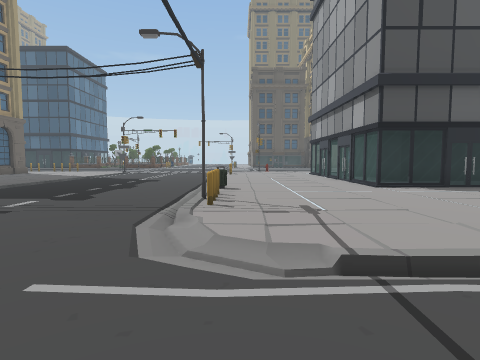
[1] (above)

24 first-person views from a walk through a Unity game level. The camera is 1.5 m above the floor, tilts 4° down and sees 80° across. The floor is counted in squares, 2 m on a side. Each view is taken from the middle of a square. On the plan, view 1 faces up. The plan holds only what a view shows up to about 10 squares ahead; the rest is blank. The place goes on beyond the plan. The player is left out.

[2]
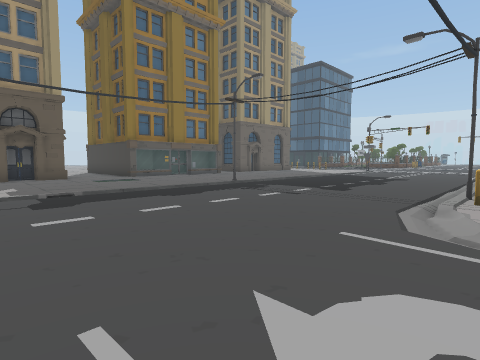

[3]
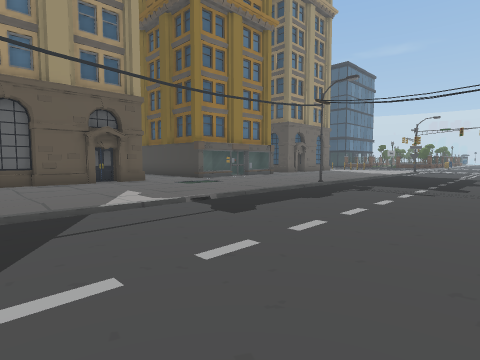

[4]
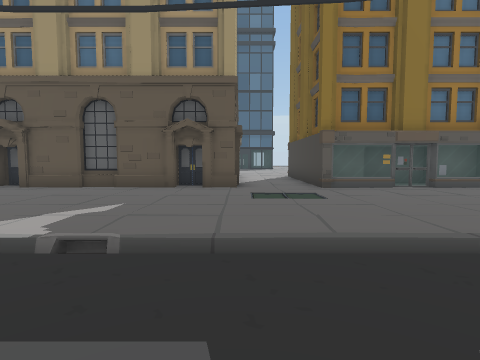

[5]
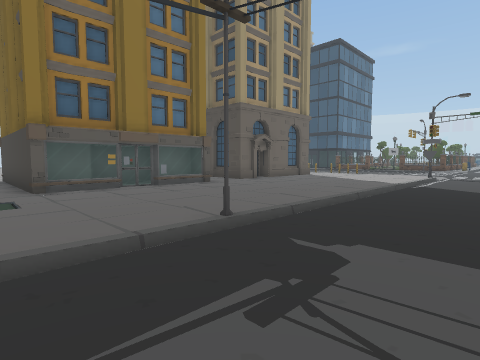

[6]
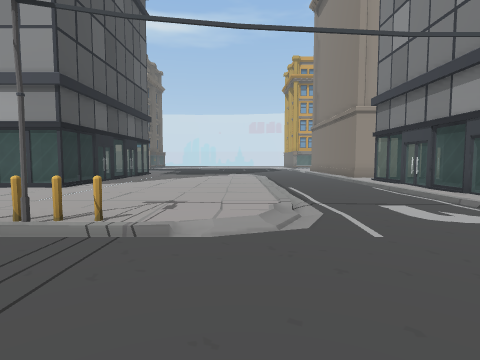

[7]
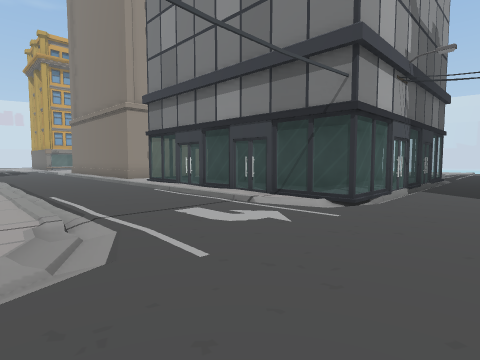

[8]
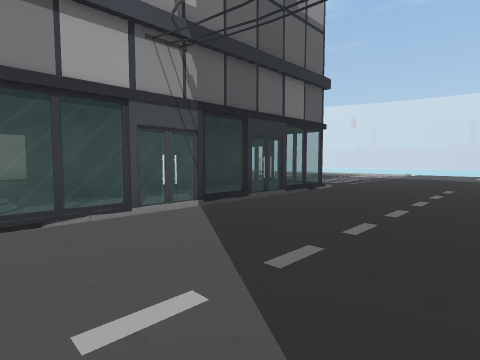

[9]
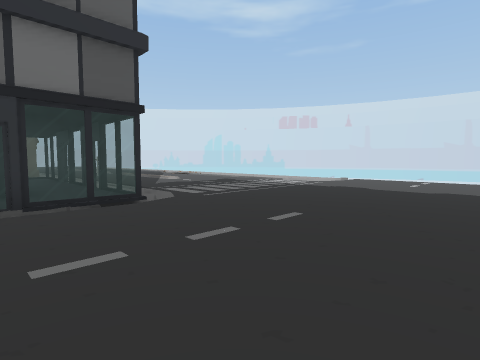

[10]
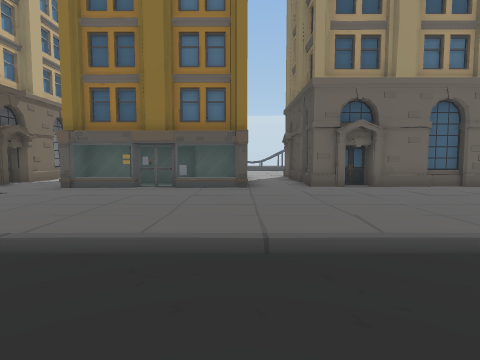

[11]
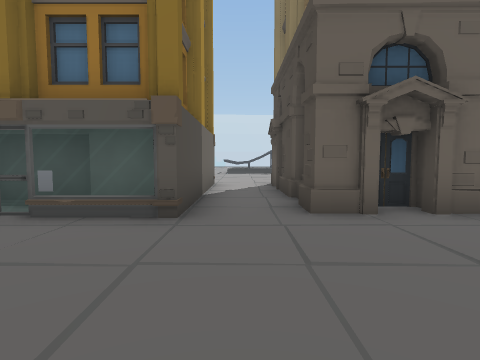

[12]
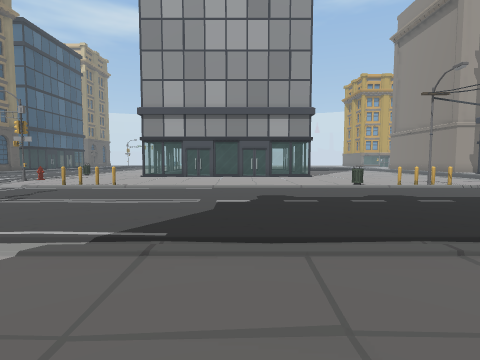

[13]
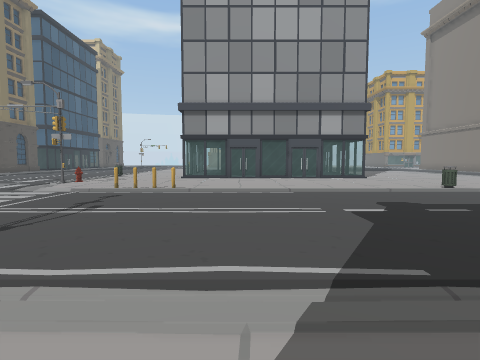

[14]
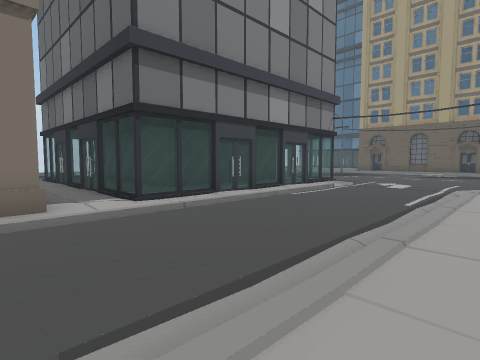

[15]
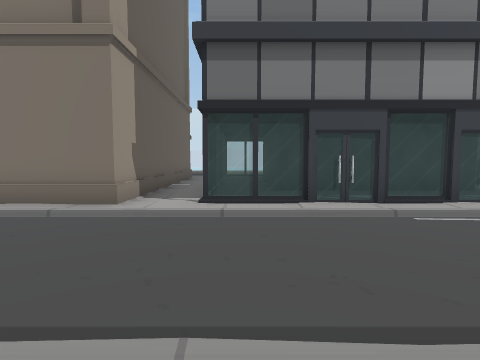

[16]
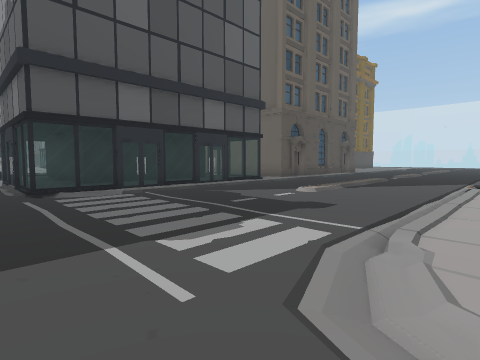

[17]
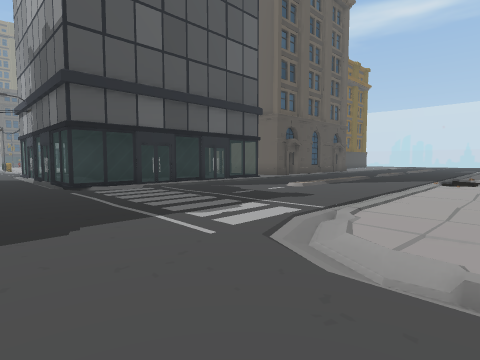

[18]
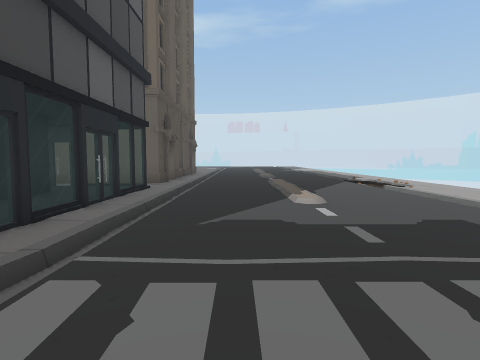

[19]
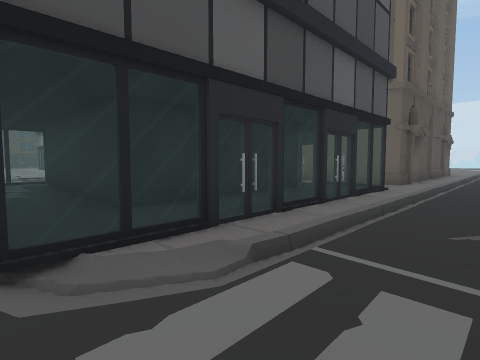

[20]
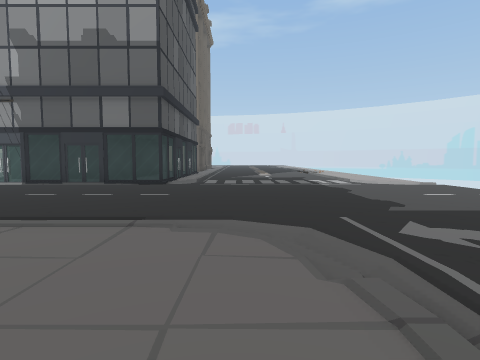

[21]
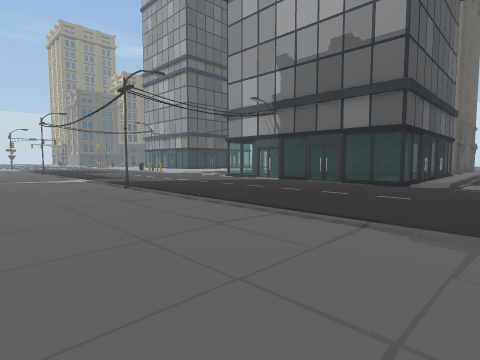

[22]
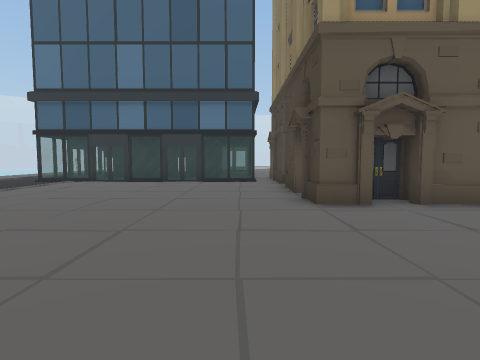

[23]
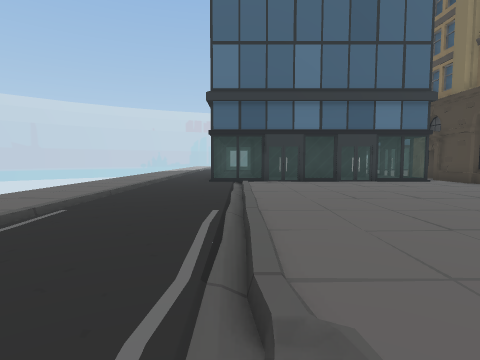

[24]
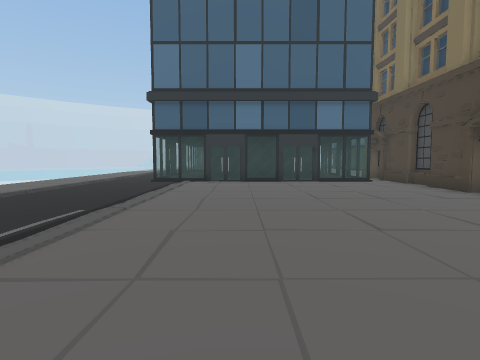

### Floor plan
Key: @ floor where view 1 was taken; # wall or solid block; . main floor; : floor 0.25 m higher than the main floor; - floor 0.25 m lower than the main floor; / step, stairs or slope; = window, fence, low wall or low ledge; v drop or lower ground; T thing the floor can be seen under or through; O other object.
Columns run from 17 left of view 1 to 9 right of it. Each row starts with its distance up from view 1.
 19                 ./O-
 18                ./..O
 17              .../..
 16      #      ..../.
 15    OO#     ...../O
 14    OO#     ...../
 13    OO#   . ...../
 12   OOO#     ...../
 11 O##O#O  .  ...../     #
 10          . ...../    =##
  9  #O#O#     ...../    =.###
  8  OOOO=     .....-.   ==#
  7   OO#=     .....O.
  6    OO=     ...../.
  5    OO=    #.....#O
  4       ...  ...../..
  3       ...  ...../..    .  .
  2   OO O...  ......//////////
  1    OO#     ................
  0     O#     ......@.........
 -1      #     ......//////////
 -2    OO#     .....========.##
 -3    OO#     .....=.#####=.OO
 -4   OOO#     .....T.#===## O
 -5   OOO#    #.....T.#   ## O
 -6            ...../=#   #.=#
 -7 =         ......=.#   ##.O
 -8 =          ...../=#####=.#O
 -9 =          .....========.OO
-10 =          .....//......
-11 #       ...................
-12 #      .../................
-13 =//////////.............:..
-14 =..........................
-15 ......... .................
-16  ///////   ......///////=//
-17             ..../..    ./=v
-18             ..../..    ....

Where each view was taken, in squares from view 1:
view 1: 0 up, 0 right, facing up
view 2: 1 down, 0 right, facing up-left
view 3: 3 down, 2 left, facing up-left
view 4: 2 up, 4 left, facing left
view 5: 3 up, 4 left, facing up-left
view 6: 3 up, 4 left, facing right
view 7: 3 up, 3 left, facing down-right
view 8: 2 down, 5 left, facing down-right
view 9: 7 down, 6 left, facing down-right
view 10: 9 up, 4 left, facing left
view 11: 10 up, 8 left, facing left
view 12: 11 up, 9 left, facing right
view 13: 13 up, 8 left, facing right
view 14: 3 up, 9 right, facing down-left
view 15: 3 up, 6 right, facing down
view 16: 17 down, 2 left, facing up-right
view 17: 18 down, 3 left, facing up-right
view 18: 12 down, 1 left, facing right
view 19: 12 down, 1 left, facing up-right
view 20: 12 down, 10 left, facing right
view 21: 12 down, 10 left, facing up-right
view 22: 7 down, 7 left, facing left
view 23: 13 down, 7 left, facing left
view 24: 11 down, 7 left, facing left
